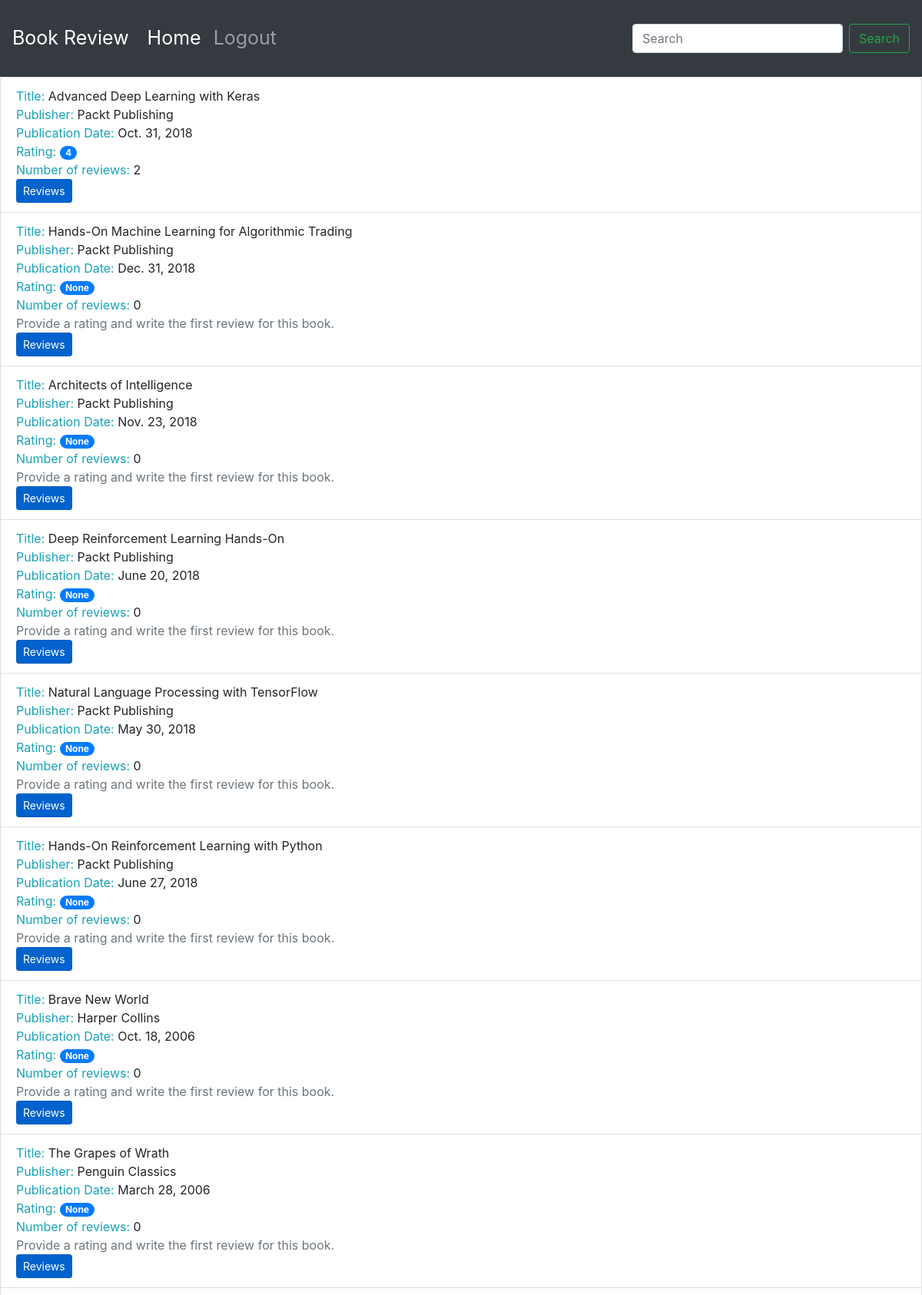
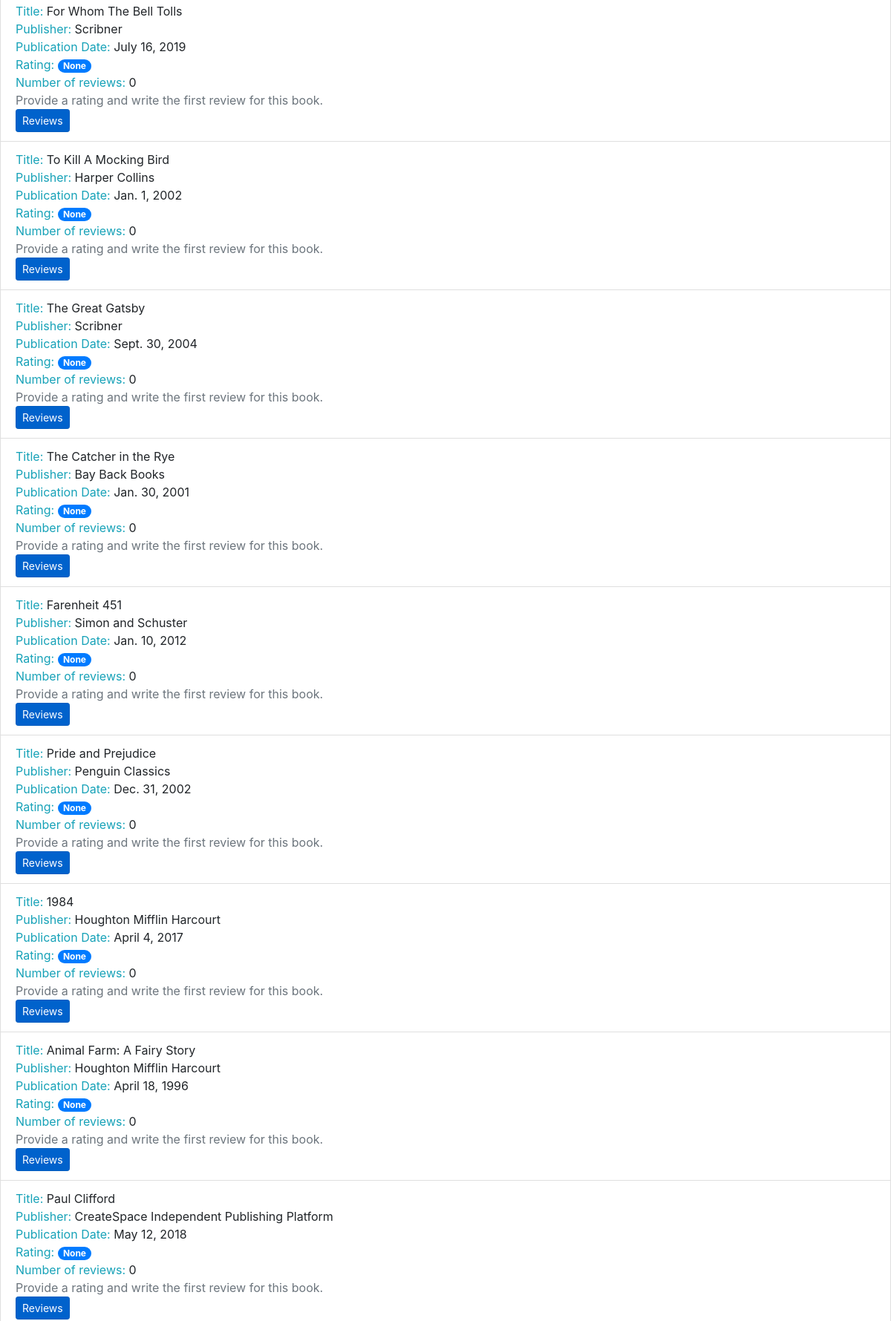
The page /books/ (upper part) on the database its author committed (2 pictures, top to bottom).
### reviews/models.py (models this page shows)
class Book(models.Model):
    title = models.CharField(
        max_length=70,
        help_text="name of the book"
    )
    publication_date = models.DateField(
        verbose_name="Date the book released"
    )
    isbn = models.CharField(
        max_length=20,
        verbose_name="ISBN"
    )
    publisher = models.ForeignKey(
        Publisher,
        on_delete=models.CASCADE
    )
    contributors = models.ManyToManyField(
        'Contributor',
        through="BookContributor"
    )

class Publisher(models.Model):
    name = models.CharField(
        max_length=50,
        help_text="name pub"
    )
    website = models.URLField(
        help_text="website"
    )
    email = models.EmailField(
        help_text="email"
    )

### reviews/views.py (the view)
# urls.py: path('books/', views.book_list, name='book_list'),
def book_list(request):
    books = Book.objects.all()
    book_list = []
    for book in books:
        reviews = book.review_set.all()
        if reviews:
            book_rating = average_rating([review.rating for review in reviews])
            number_of_reviews = len(reviews)
        else:
            book_rating = None
            number_of_reviews = 0
        book_list.append({'book': book,
                          'book_rating': book_rating,
                          'number_of_reviews': number_of_reviews})
        context = {
            'book_list': book_list
        }
    return render(request, "reviews/book_list.html", context)

### reviews/utils.py (called while the page is built)
def average_rating(rating_list):
    if not rating_list:
        return 0
    return round(sum(rating_list) / len(rating_list))

### reviews/templates/reviews/book_list.html (shortened to what this page needs)
{% extends 'reviews/base.html' %}
{% block content %}
<ul class="list-group">
  {% for item in book_list %}
  <li class="list-group-item">
      <span class="text-info">Title: </span> <span>{{ item.book.title }}</span>
      <br>
      <span class="text-info">Publisher: </span><span>{{ item.book.publisher.name }}</span>
      <br>
      <span class="text-info">Publication Date: </span><span>{{ item.book.publication_date }}</span>
      <br>
      <span class="text-info">Rating: </span><span class="badge badge-primary badge-pill">{{ item.book_rating }}</span>
      <br>
      <span class="text-info">Number of reviews: </span><span>{{ item.number_of_reviews }}</span>
      <br>
      {% if item.book_rating is null %}
      <span class="text-secondary">Provide a rating and write the first review for this book.</span>
      <br>
      {% endif %}
      <a class="btn btn-primary btn-sm active" role="button" aria-pressed="true" href="/book/{{ item.book.id }}/">Reviews</a></li>
  {% endfor %}
</ul>
{% endblock %}

### rows shown on the page
Book: book "Advanced Deep Learning with Keras", book.publisher.name "Packt Publishing", book.publication_date "Oct. 31, 2018", book_rating "4", number_of_reviews "2"
Book: book "Hands-On Machine Learning for Algorithmic Trading", book.publisher.name "Packt Publishing", book.publication_date "Dec. 31, 2018", book_rating "None", number_of_reviews "0", shows "Provide a rating and write the first review for this book."
Book: book "Architects of Intelligence", book.publisher.name "Packt Publishing", book.publication_date "Nov. 23, 2018", book_rating "None", number_of_reviews "0", shows "Provide a rating and write the first review for this book."
Book: book "Deep Reinforcement Learning Hands-On", book.publisher.name "Packt Publishing", book.publication_date "June 20, 2018", book_rating "None", number_of_reviews "0", shows "Provide a rating and write the first review for this book."
Book: book "Natural Language Processing with TensorFlow", book.publisher.name "Packt Publishing", book.publication_date "May 30, 2018", book_rating "None", number_of_reviews "0", shows "Provide a rating and write the first review for this book."
Book: book "Hands-On Reinforcement Learning with Python", book.publisher.name "Packt Publishing", book.publication_date "June 27, 2018", book_rating "None", number_of_reviews "0", shows "Provide a rating and write the first review for this book."
Book: book "Brave New World", book.publisher.name "Harper Collins", book.publication_date "Oct. 18, 2006", book_rating "None", number_of_reviews "0", shows "Provide a rating and write the first review for this book."
Book: book "The Grapes of Wrath", book.publisher.name "Penguin Classics", book.publication_date "March 28, 2006", book_rating "None", number_of_reviews "0", shows "Provide a rating and write the first review for this book."
Book: book "For Whom The Bell Tolls", book.publisher.name "Scribner", book.publication_date "July 16, 2019", book_rating "None", number_of_reviews "0", shows "Provide a rating and write the first review for this book."
Book: book "To Kill A Mocking Bird", book.publisher.name "Harper Collins", book.publication_date "Jan. 1, 2002", book_rating "None", number_of_reviews "0", shows "Provide a rating and write the first review for this book."
Book: book "The Great Gatsby", book.publisher.name "Scribner", book.publication_date "Sept. 30, 2004", book_rating "None", number_of_reviews "0", shows "Provide a rating and write the first review for this book."
Book: book "The Catcher in the Rye", book.publisher.name "Bay Back Books", book.publication_date "Jan. 30, 2001", book_rating "None", number_of_reviews "0", shows "Provide a rating and write the first review for this book."
Book: book "Farenheit 451", book.publisher.name "Simon and Schuster", book.publication_date "Jan. 10, 2012", book_rating "None", number_of_reviews "0", shows "Provide a rating and write the first review for this book."
Book: book "Pride and Prejudice", book.publisher.name "Penguin Classics", book.publication_date "Dec. 31, 2002", book_rating "None", number_of_reviews "0", shows "Provide a rating and write the first review for this book."
Book: book "1984", book.publisher.name "Houghton Mifflin Harcourt", book.publication_date "April 4, 2017", book_rating "None", number_of_reviews "0", shows "Provide a rating and write the first review for this book."
Book: book "Animal Farm: A Fairy Story", book.publisher.name "Houghton Mifflin Harcourt", book.publication_date "April 18, 1996", book_rating "None", number_of_reviews "0", shows "Provide a rating and write the first review for this book."
Book: book "Paul Clifford", book.publisher.name "CreateSpace Independent Publishing Platform", book.publication_date "May 12, 2018", book_rating "None", number_of_reviews "0", shows "Provide a rating and write the first review for this book."
